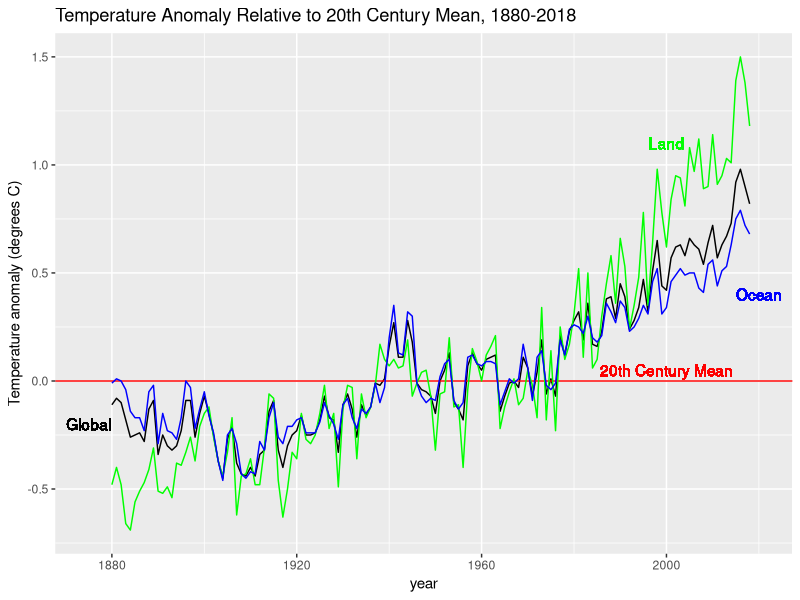
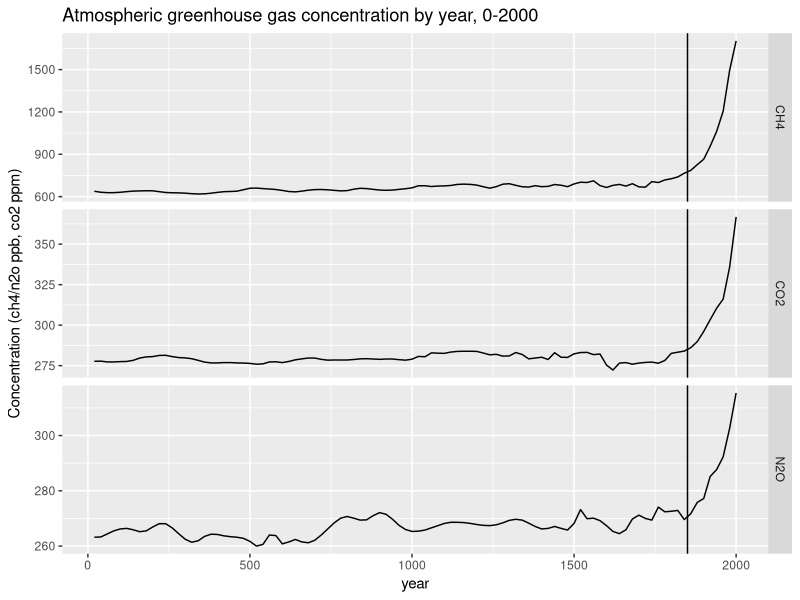
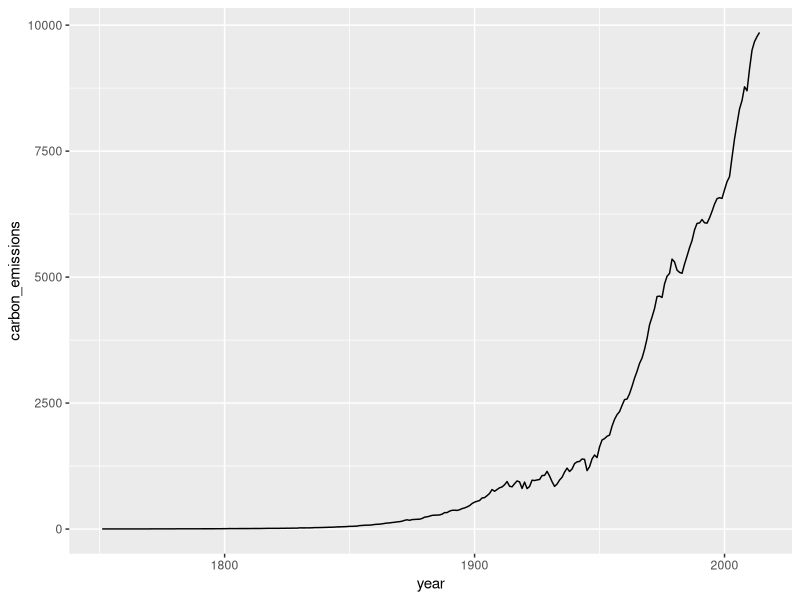
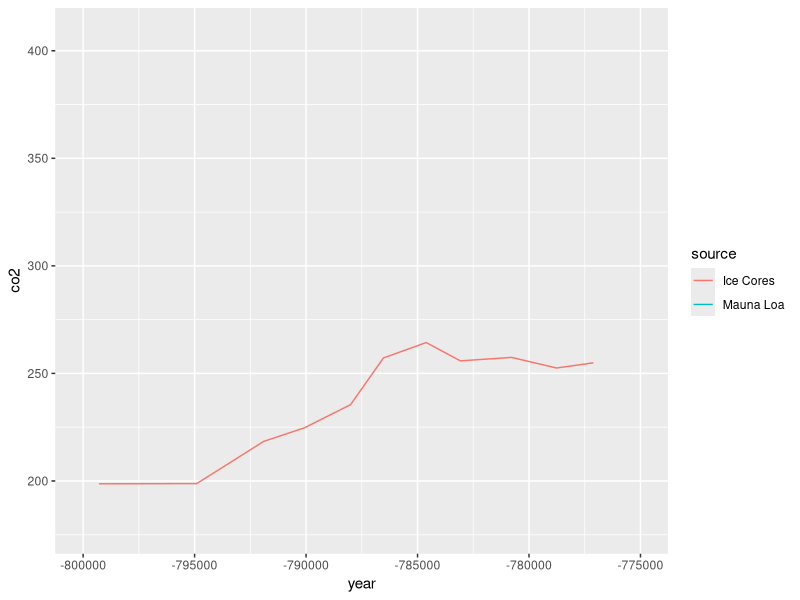
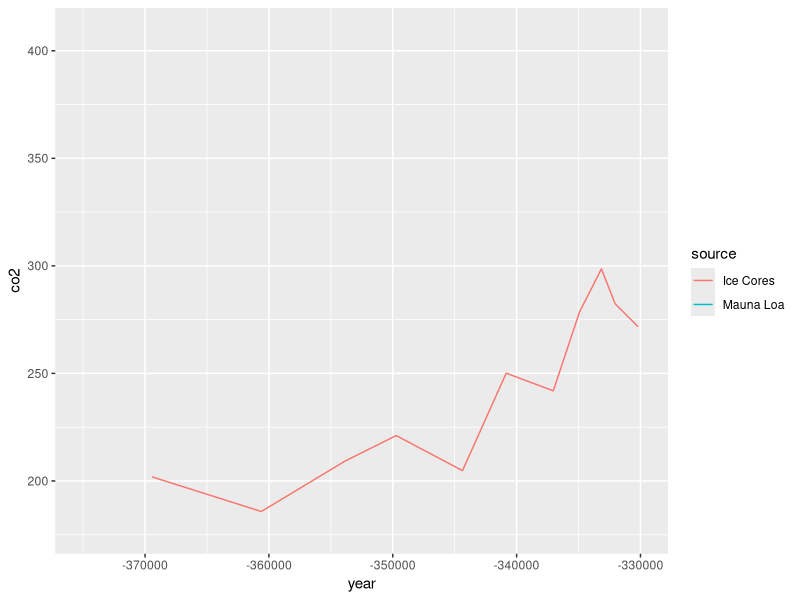
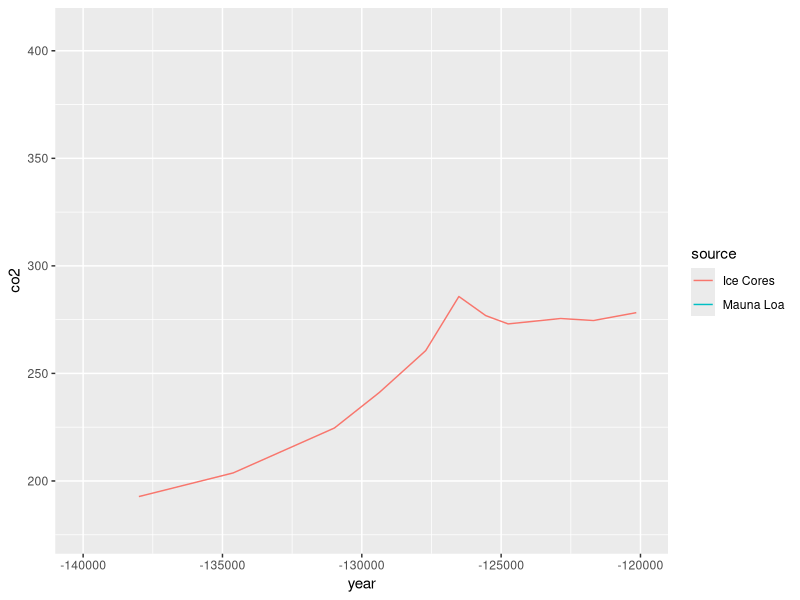
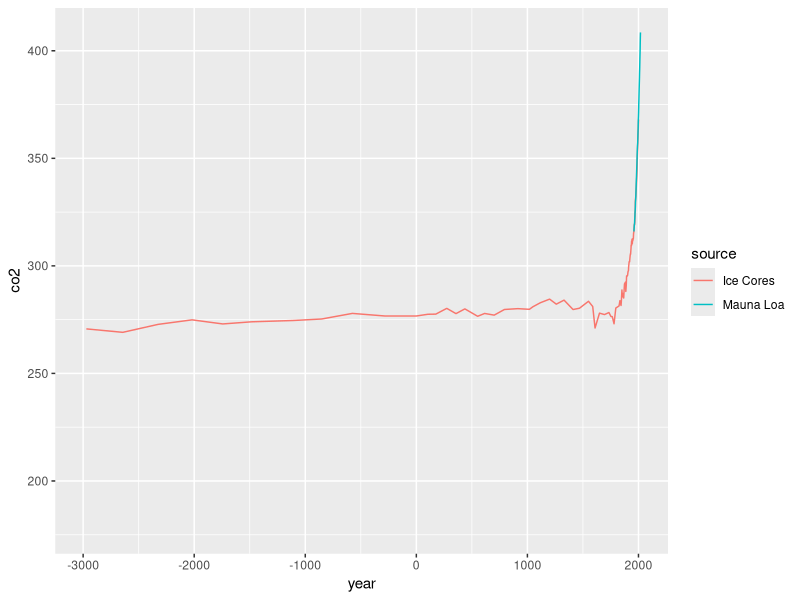

Source code (R) for these figures, in order:
library(tidyverse)
library(dslabs)
data(temp_carbon)
data(greenhouse_gases)
data(historic_co2)

# temp_carbon %>% .$year %>% max()

temp_carbon %>% filter(!is.na(carbon_emissions)) %>% pull(year) %>% max()

# temp_carbon %>% filter(!is.na(carbon_emissions)) %>% max(year)

temp_carbon %>% filter(!is.na(carbon_emissions)) %>% .$year %>% max()

temp_carbon %>% filter(!is.na(carbon_emissions)) %>% select(year) %>% max()


temp_carbon %>% filter(!is.na(carbon_emissions)) %>% 
  select(year) %>% summarize(max_year = max(year), min_year = min(year))

temp_carbon %>% filter(!is.na(carbon_emissions), year %in% c(1751, 2014)) %>% 
  select(year, carbon_emissions) %>% summarize(mult=max(carbon_emissions)/min(carbon_emissions))

temp_carbon %>% filter(!is.na(temp_anomaly)) %>% 
  select(year, temp_anomaly) %>% summarize(max_year = max(year), min_year = min(year))

temp_carbon %>% filter(!is.na(temp_anomaly), year %in% c(1880, 2018)) %>% 
  select(year, temp_anomaly) %>% summarize(diff = max(temp_anomaly) - min(temp_anomaly))

p <- temp_carbon %>% filter(!is.na(temp_anomaly)) %>% 
  ggplot(aes(x = year, y = temp_anomaly)) + geom_line(color = "black")
p <- p + geom_hline(aes(yintercept = 0), color = "red") + 
  ylab("Temperature anomaly (degrees C)") +
  ggtitle("Temperature Anomaly Relative to 20th Century Mean, 1880-2018") + 
  geom_text(aes(x = 2000, y = 0.05, label = "20th Century Mean"), col = "red") +
  geom_line(aes(x = year, y = land_anomaly), color = "green") + 
  geom_line(aes(x = year, y = ocean_anomaly), color = "blue") +
  geom_text(aes(x = 2000, y = 1.1, label = "Land"), color = "green") +
  geom_text(aes(x = 1875, y = -0.2, label = "Global"), color = "black") +
  geom_text(aes(x = 2020 , y = 0.4, label = "Ocean"), color = "blue")
p






greenhouse_gases %>%
  ggplot(aes(x = year, y = concentration)) +
  geom_line() +
  facet_grid(gas~., scales = "free") +
  geom_vline(xintercept = 1850) +
  ylab("Concentration (ch4/n2o ppb, co2 ppm)") +
  ggtitle("Atmospheric greenhouse gas concentration by year, 0-2000")


#While many aspects of climate are independent of human influence, and co2 
#levels can change without human intervention, climate models cannot reconstruct 
#current conditions without incorporating the effect of manmade carbon emissions. 
#These emissions consist of greenhouse gases and are mainly the result of burning 
#fossil fuels such as oil, coal and natural gas.

#Make a time series line plot of carbon emissions (carbon_emissions) from the 
#temp_carbon dataset. The y-axis is metric tons of carbon emitted per year
temp_carbon %>% filter(!is.na(carbon_emissions)) %>% 
  ggplot(aes(x = year, y = carbon_emissions)) + geom_line(color = "black")



co2_time <- historic_co2 %>% filter(!is.na(co2)) %>% 
  ggplot(aes(x = year, y = co2, color = source)) + geom_line() 
co2_time + xlim(-800000, -775000)
co2_time + xlim(-375000, -330000)
co2_time + xlim(-140000, -120000)
co2_time + xlim(-3000, 2018)
